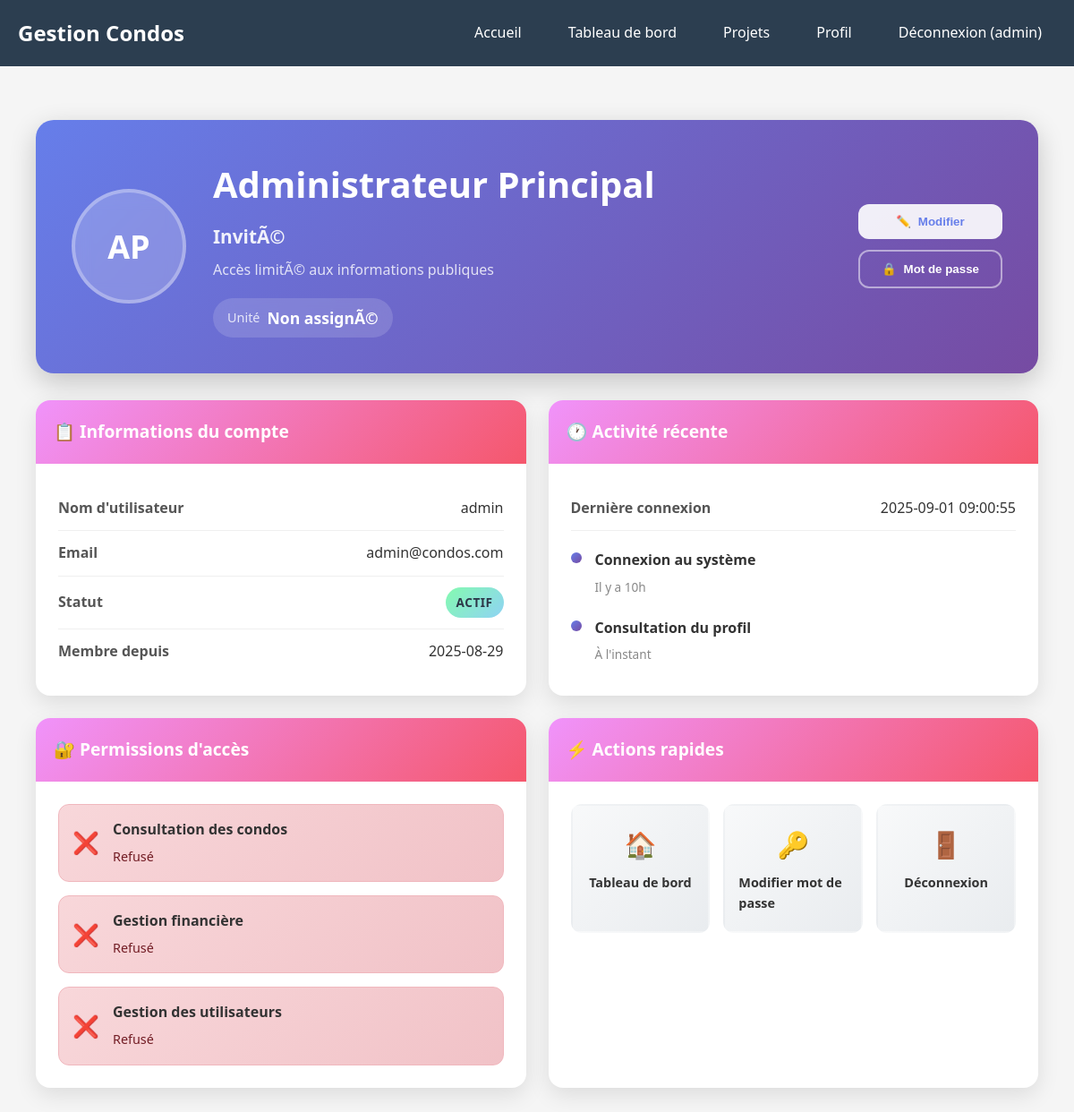
Screenshot of /profile (signed in) with the database file from the repository.
### tables this page shows
CREATE TABLE users (
    id INTEGER PRIMARY KEY AUTOINCREMENT,
    username TEXT NOT NULL UNIQUE,
    email TEXT NOT NULL UNIQUE,
    password_hash TEXT NOT NULL,
    role TEXT NOT NULL,
    full_name TEXT NOT NULL,
    condo_unit TEXT,
    phone TEXT,
    is_active BOOLEAN DEFAULT 1,
    created_at TEXT DEFAULT (datetime('now')),
    last_login TEXT,
    
    -- Contraintes de validation
    CONSTRAINT chk_role CHECK (role IN ('admin', 'resident', 'guest')),
    CONSTRAINT chk_username_length CHECK (length(trim(username)) >= 3),
    CONSTRAINT chk_email_format CHECK (email LIKE '%@%'),
    CONSTRAINT chk_full_name_length CHECK (length(trim(full_name)) >= 2),
    CONSTRAINT chk_password_hash_not_empty CHECK (length(trim(password_hash)) > 0)
);

### src/web/condo_app.py (the view, shortened to what this page needs)
@app.route('/profile')
@require_login
def profile():
    username = session.get('user_id')  # Le vrai username pour la recherche en base
    user_display_name = session.get('user_name')  # Le nom d'affichage (full_name)
    user_role_value = session.get('user_role') or session.get('role')
    global user_repository
    if user_repository is None:
        init_services()
    try:
        async def get_user_data():
            return await user_repository.get_user_by_username(username)
        user_data = asyncio.run(get_user_data())
        logger.info(f"DonnÃ©es utilisateur récupÃ©rées pour {username}: {user_data is not None}")
        if user_data:
            logger.info(f"User data trouvÃ©: username={user_data.username}, last_login={user_data.last_login}")
            full_name = user_data.full_name
            email = user_data.email
            member_since = user_data.created_at.strftime('%Y-%m-%d') if user_data.created_at else datetime.now().strftime('%Y-%m-%d')
            if user_data.last_login:
                last_login = user_data.last_login.strftime('%Y-%m-%d %H:%M:%S')
                logger.debug(f"Vraie derniÃ¨re connexion trouvÃ©e: {last_login}")
            else:
                last_login = datetime.now().strftime('%Y-%m-%d %H:%M:%S')
                logger.debug(f"Pas de derniÃ¨re connexion, utilisation heure actuelle: {last_login}")
            condo_unit = user_data.condo_unit or 'Non assignÃ©'
    except Exception as e:
        logger.error(f"Erreur récupÃ©ration donnÃ©es utilisateur {username}: {e}")
        logger.info(f"Utilisation fallback d'erreur pour {username}")
        full_name = user_display_name or f'Utilisateur {username}'
        email = f'{username}@condos.com'
        member_since = datetime.now().strftime('%Y-%m-%d')  # Date actuelle au lieu de hard-codÃ©e
        last_login = 'Jamais'
        condo_unit = session.get('condo_unit', 'A-101')
    if user_role_value == 'admin':
        role_display = 'Administrateur'
        role_description = 'Accès complet au systÃ¨me de gestion'
    elif user_role_value == 'resident':
        role_display = 'résident'
        role_description = 'Accès aux informations de condos et finances personnelles'
    else:
        role_display = 'InvitÃ©'
        role_description = 'Accès limitÃ© aux informations publiques'
    logger.debug(f"DonnÃ©es profil pour {username}: last_login='{last_login}', member_since='{member_since}'")
    profile_data = {
        'username': username,
        'full_name': full_name,
        'email': email,
        'role_display': role_display,
        'role_description': role_description,
        'condo_unit': condo_unit,
        'last_login': last_login,
        'last_login_relative': calculate_relative_time(last_login) if last_login != 'Jamais' else last_login,
        'member_since': member_since,
        'permissions': {
            'view_condos': user_role_value in ['admin', 'resident'],
            'manage_finance': user_role_value == 'admin',
            'manage_users': user_role_value == 'admin'
        }
    }
    return render_template('profile.html', **profile_data)

### src/adapters/user_repository_sqlite.py (called while the page is built)
    def _get_connection(self) -> sqlite3.Connection:
        conn = sqlite3.connect(self.db_path)
        conn.row_factory = sqlite3.Row  # Pour accès par nom de colonne
        return conn

    def _row_to_user(self, row: sqlite3.Row) -> User:
        created_at = None
        last_login = None
        try:
            if row[8]:  # created_at
                created_at = datetime.fromisoformat(row[8])
        except (ValueError, TypeError):
            created_at = datetime.now()
        try:
            if row[9]:  # last_login
                last_login = datetime.fromisoformat(row[9])
        except (ValueError, TypeError):
            last_login = None
        return User(
            username=row[0],
            email=row[1],
            password_hash=row[2],
            role=UserRole(row[3]),
            full_name=row[4],
            condo_unit=row[5],
            phone=row[6],
            is_active=bool(row[7]),
            created_at=created_at,
            last_login=last_login
        )

### src/domain/entities/user.py (called while the page is built)
    def __post_init__(self):
        if self.created_at is None:
            self.created_at = datetime.now()
        self._validate()

    def _validate(self) -> None:
        if not self.username or len(self.username) < 3:
            raise UserValidationError("Username doit contenir au moins 3 caractères")
        if not self.email or "@" not in self.email:
            raise UserValidationError("Email invalide")
        if not self.password_hash:
            raise UserValidationError("Mot de passe requis")
        if not self.full_name or len(self.full_name.strip()) < 2:
            raise UserValidationError("Nom complet requis")
        if self.role == UserRole.RESIDENT and not self.condo_unit:
            raise UserValidationError("Numéro d'unité requis pour les résidents")

### src/web/condo_app.py (called while the page is built)
def require_login(f):
    @functools.wraps(f)
    def decorated_function(*args, **kwargs):
        user_name = session.get('user_name') or session.get('user_id') or session.get('username')
        logged_in = session.get('logged_in', False)
        if app.config.get('TESTING', False):
            if logged_in or user_name or session.get('username') or session.get('user_role'):
                return f(*args, **kwargs)
        if not user_name and not logged_in:
            return redirect(url_for('login', next=request.url), code=302)
        return f(*args, **kwargs)
    return decorated_function

### src/web/templates/profile.html (shortened to what this page needs)
{% extends "base.html" %}
{% block content %}
<div class="profile-container">
    <div class="profile-header">
        <div class="profile-avatar">
            <div class="avatar-circle">
                <span class="avatar-initials">{{ full_name.split()[0][0] }}{{ full_name.split()[-1][0] if full_name.split()|length > 1 else '' }}</span>
            </div>
        </div>
        <div class="profile-main-info">
            <h1 class="profile-name">{{ full_name }}</h1>
            <p class="profile-role">{{ role_display }}</p>
            <p class="profile-description">{{ role_description }}</p>
            {% if condo_unit %}
            <div class="profile-unit">
                <span class="unit-label">Unité</span>
                <span class="unit-value">{{ condo_unit }}</span>
            </div>
            {% endif %}
        </div>
        <div class="profile-actions">
            <button class="btn-modern btn-primary" onclick="editProfile()">
                <span class="btn-icon">✏️</span>
                Modifier
            </button>
            <button class="btn-modern btn-secondary" onclick="changePassword()">
                <span class="btn-icon">🔒</span>
                Mot de passe
            </button>
        </div>
    </div>
    <div class="profile-grid">
        <div class="profile-card">
            <div class="card-header">
                <h3>📋 Informations du compte</h3>
            </div>
            <div class="card-content">
                <div class="info-row">
                    <span class="info-label">Nom d'utilisateur</span>
                    <span class="info-value">{{ username }}</span>
                </div>
                <div class="info-row">
                    <span class="info-label">Email</span>
                    <span class="info-value">{{ email }}</span>
                </div>
                <div class="info-row">
                    <span class="info-label">Statut</span>
                    <span class="status-badge status-active">Actif</span>
                </div>
                <div class="info-row">
                    <span class="info-label">Membre depuis</span>
                    <span class="info-value">{{ member_since }}</span>
                </div>
            </div>
        </div>
        <div class="profile-card">
            <div class="card-header">
                <h3>🕐 Activité récente</h3>
            </div>
            <div class="card-content">
                <div class="info-row">
                    <span class="info-label">Dernière connexion</span>
                    <span class="info-value">{{ last_login }}</span>
                </div>
                <div class="activity-timeline">
                    <div class="timeline-item">
                        <div class="timeline-dot"></div>
                        <div class="timeline-content">
                            <span class="timeline-action">Connexion au système</span>
                            <span class="timeline-time">{{ last_login_relative }}</span>
                        </div>
                    </div>
                    <div class="timeline-item">
                        <div class="timeline-dot"></div>
                        <div class="timeline-content">
                            <span class="timeline-action">Consultation du profil</span>
                            <span class="timeline-time">À l'instant</span>
                        </div>
                    </div>
                </div>
            </div>
        </div>
        <div class="profile-card permissions-card">
            <div class="card-header">
                <h3>🔐 Permissions d'accès</h3>
            </div>
            <div class="card-content">
                <div class="permissions-grid">
                    <div class="permission-item {{ 'allowed' if permissions.view_condos else 'denied' }}">
                        <div class="permission-icon">
                            {% if permissions.view_condos %}✅{% else %}❌{% endif %}
                        </div>
                        <div class="permission-details">
                            <span class="permission-name">Consultation des condos</span>
                            <span class="permission-status">
                                {{ 'Autorisé' if permissions.view_condos else 'Refusé' }}
                            </span>
                        </div>
                    </div>
                    <div class="permission-item {{ 'allowed' if permissions.manage_finance else 'denied' }}">
                        <div class="permission-icon">
                            {% if permissions.manage_finance %}✅{% else %}❌{% endif %}
                        </div>
                        <div class="permission-details">
                            <span class="permission-name">Gestion financière</span>
                            <span class="permission-status">
                                {{ 'Autorisé' if permissions.manage_finance else 'Refusé' }}
                            </span>
                        </div>
                    </div>
                    <div class="permission-item {{ 'allowed' if permissions.manage_users else 'denied' }}">
                        <div class="permission-icon">
                            {% if permissions.manage_users %}✅{% else %}❌{% endif %}
                        </div>
                        <div class="permission-details">
                            <span class="permission-name">Gestion des utilisateurs</span>
                            <span class="permission-status">
                                {{ 'Autorisé' if permissions.manage_users else 'Refusé' }}
                            </span>
                        </div>
                    </div>
                </div>
            </div>
        </div>
        <div class="profile-card">
            <div class="card-header">
                <h3>⚡ Actions rapides</h3>
            </div>
            <div class="card-content">
                <div class="quick-actions">
                    <a href="/dashboard" class="quick-action-btn">
                        <span class="action-icon">🏠</span>
                        <span class="action-text">Tableau de bord</span>
                    </a>
                    <a href="{{ url_for('change_password') }}" class="quick-action-btn">
                        <span class="action-icon">🔑</span>
                        <span class="action-text">Modifier mot de passe</span>
                    </a>
                    <a href="/logout" class="quick-action-btn logout-btn">
                        <span class="action-icon">🚪</span>
                        <span class="action-text">Déconnexion</span>
                    </a>
                </div>
            </div>
        </div>
    </div>
</div>
{% endblock %}

### src/web/templates/base.html (shortened to what this page needs)
<!DOCTYPE html>
<html lang="fr">
<head>
</head>
<body>
    <header class="header">
        <nav class="nav">
            <h1>Gestion Condos</h1>
            <div class="nav-links">
                <a href="{{ url_for('index') }}">Accueil</a>
                {% if session.user_id %}
                    <a href="{{ url_for('dashboard') }}">Tableau de bord</a>
                    <a href="{{ url_for('projets') }}">Projets</a>
                    <a href="{{ url_for('profile') }}">Profil</a>
                    <a href="{{ url_for('logout') }}">Déconnexion ({{ session.user_id }})</a>
                {% else %}
                    <a href="{{ url_for('login') }}">Connexion</a>
                {% endif %}
            </div>
        </nav>
    </header>
    <div class="container">
        {% block content %}{% endblock %}
    </div>
</body>
</html>

### src/web/templates/base.html (style rules this page uses)
body { font-family: 'Segoe UI', Tahoma, Geneva, Verdana, sans-serif; margin: 0; padding: 0; background-color: #f5f5f5; line-height: 1.6; }
.container { max-width: 1200px; margin: 0 auto; padding: 20px; }
.header { background-color: #2c3e50; color: white; padding: 1rem 0; margin-bottom: 20px; }
.nav { display: flex; justify-content: space-between; align-items: center; max-width: 1200px; margin: 0 auto; padding: 0 20px; }
.nav h1 { margin: 0; }
.nav-links { display: flex; gap: 20px; }
.nav-links a { color: white; text-decoration: none; padding: 8px 16px; border-radius: 4px; transition: background-color 0.3s; }

### rows the page displays
users: full_name "A", split|length "P", full_name "Administrateur Principal", email "admin@condos.com"

### other values shown
{{ session.user_id }} "admin"
{{ role_display }} "InvitÃ©"
{{ role_description }} "Accès limitÃ© aux informations publiques"
{{ condo_unit }} "Non assignÃ©"
{{ username }} "admin"
{{ member_since }} "2025-08-29"
{{ last_login }} "2025-09-01 09:00:55"
{{ last_login_relative }} "Il y a 10h"
{{ 'Autorisé' if permissions.view_condos else 'Refusé' }} "Refusé"
{{ 'Autorisé' if permissions.manage_finance else 'Refusé' }} "Refusé"
{{ 'Autorisé' if permissions.manage_users else 'Refusé' }} "Refusé"
